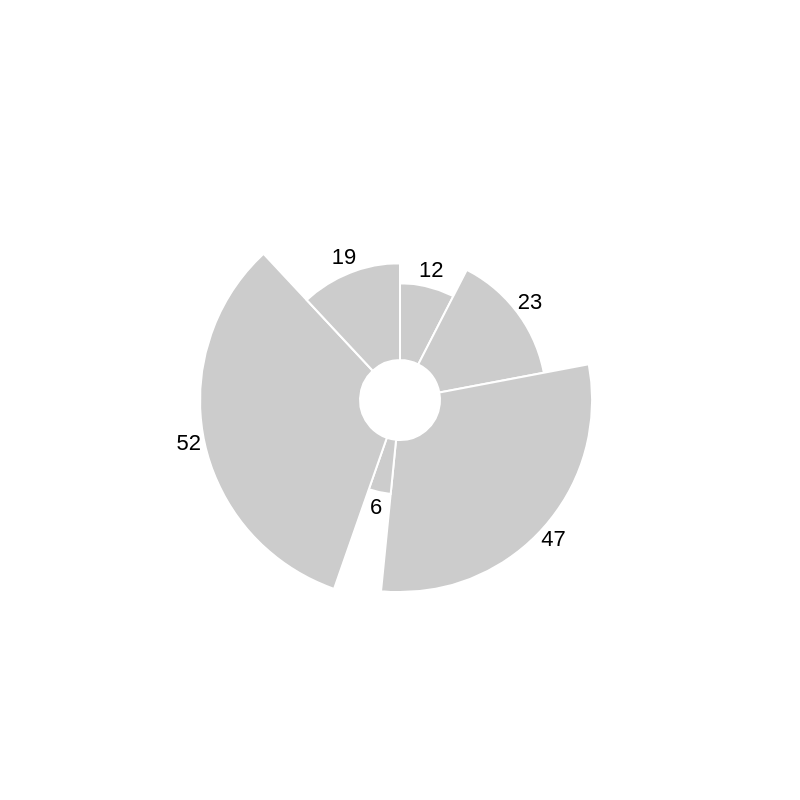

Write a Vega-Lite specification for this figure.
### Vega specification from a JSON file in a GitHub repository (floating-point values rounded to 4 significant figures)
{"$schema": "https://vega.github.io/schema/vega/v3.json", "width": 400, "height": 400, "data": [{"name": "table", "values": [12, 23, 47, 6, 52, 19], "transform": [{"type": "pie", "field": "data"}]}], "scales": [{"name": "r", "type": "sqrt", "domain": {"data": "table", "field": "data"}, "zero": true, "range": [20, 100]}], "marks": [{"type": "arc", "from": {"data": "table"}, "encode": {"enter": {"x": {"field": {"group": "width"}, "mult": 0.5}, "y": {"field": {"group": "height"}, "mult": 0.5}, "startAngle": {"field": "startAngle"}, "endAngle": {"field": "endAngle"}, "innerRadius": {"value": 20}, "outerRadius": {"scale": "r", "field": "data"}, "stroke": {"value": "#fff"}}, "update": {"fill": {"value": "#ccc"}}, "hover": {"fill": {"value": "pink"}}}}, {"type": "text", "from": {"data": "table"}, "encode": {"enter": {"x": {"field": {"group": "width"}, "mult": 0.5}, "y": {"field": {"group": "height"}, "mult": 0.5}, "radius": {"scale": "r", "field": "data", "offset": 8}, "theta": {"signal": "(datum.startAngle + datum.endAngle)/2"}, "fill": {"value": "#000"}, "align": {"value": "center"}, "baseline": {"value": "middle"}, "text": {"field": "data"}}}}]}
